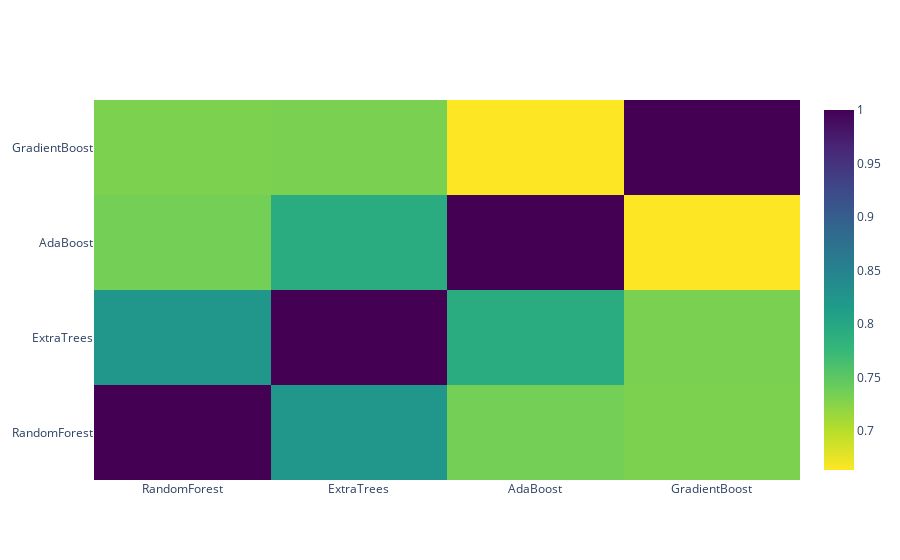

Notebook code for this chart:
### Code cell
data = [
    go.Heatmap(
        z= base_predictions_train.astype(float).corr().values ,
        x=base_predictions_train.columns.values,
        y= base_predictions_train.columns.values,
          colorscale='Viridis',
            showscale=True,
            reversescale = True
    )
]
py.iplot(data, filename='labelled-heatmap')

### Figure 1 — Plotly figure (JSON) as saved in the notebook; plotly's stock layout.template omitted (floating-point values rounded to 4 significant figures)
{"data": [{"colorscale": [[0, "#440154"], [0.1111, "#482878"], [0.2222, "#3e4989"], [0.3333, "#31688e"], [0.4444, "#26828e"], [0.5556, "#1f9e89"], [0.6667, "#35b779"], [0.7778, "#6ece58"], [0.8889, "#b5de2b"], [1, "#fde725"]], "reversescale": true, "showscale": true, "type": "heatmap", "x": ["RandomForest", "ExtraTrees", "AdaBoost", "GradientBoost"], "y": ["RandomForest", "ExtraTrees", "AdaBoost", "GradientBoost"], "z": [[1, 0.8239, 0.7355, 0.7308], [0.8239, 1, 0.7928, 0.7326], [0.7355, 0.7928, 1, 0.6635], [0.7308, 0.7326, 0.6635, 1]]}], "layout": {}}
